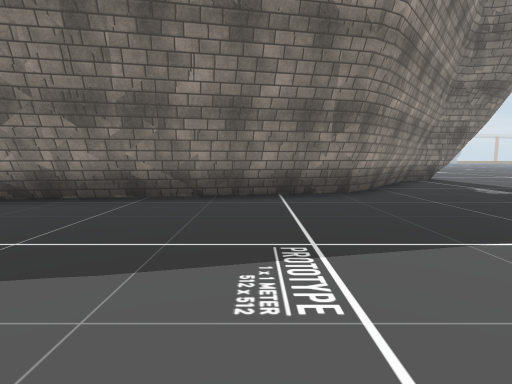
[1] (above)

19 first-person views from a walk through a scene from a Unity 3-D project. The camera is 1.4 m above the floor, tilts 6° down and sees 80° across. The floor is counted in squares, 2 m on a side. Each view is taken from the middle of a square. On the plan, view 1 faces up. The plan holds only what a view shows up to about 10 squares ahead; the rest is blank. The place goes on beyond the plan. The player character is not drawn. Some surface patterns are stand-ins.

[2]
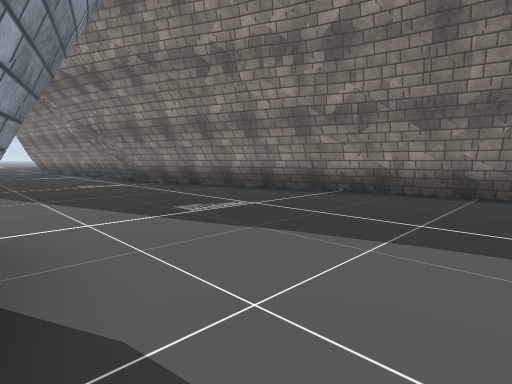

[3]
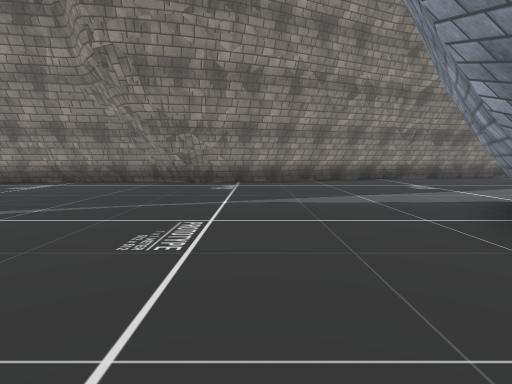

[4]
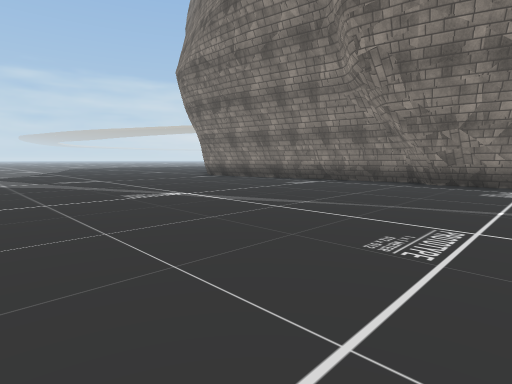

[5]
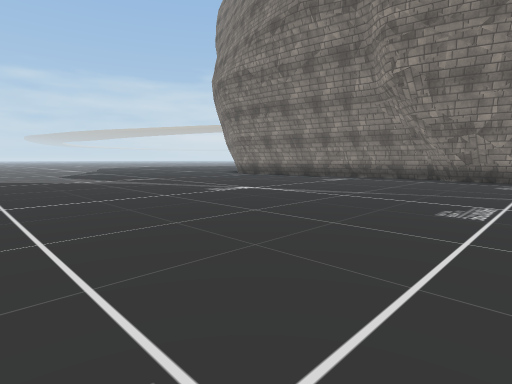

[6]
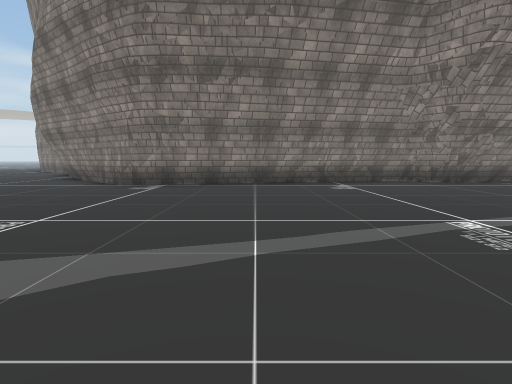

[7]
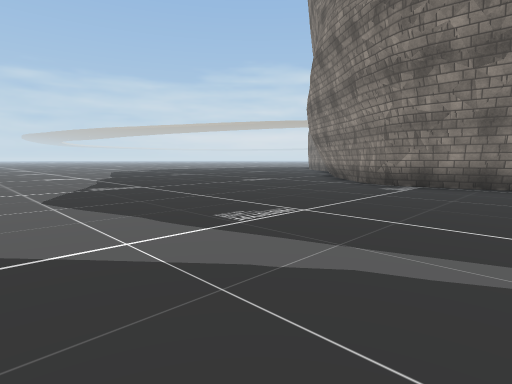

[8]
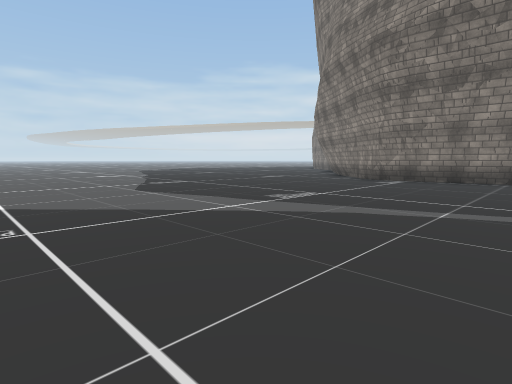

[9]
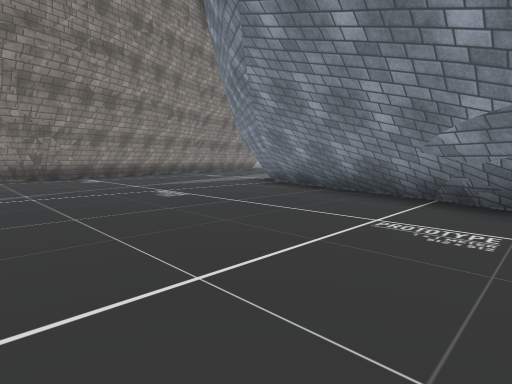

[10]
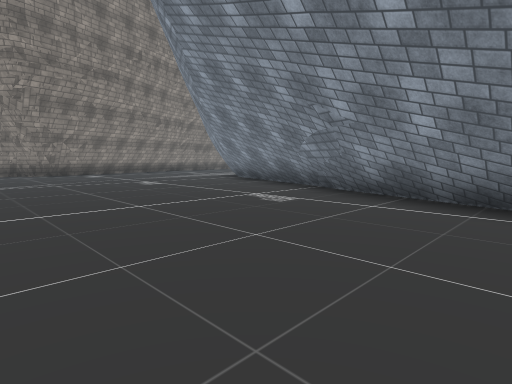

[11]
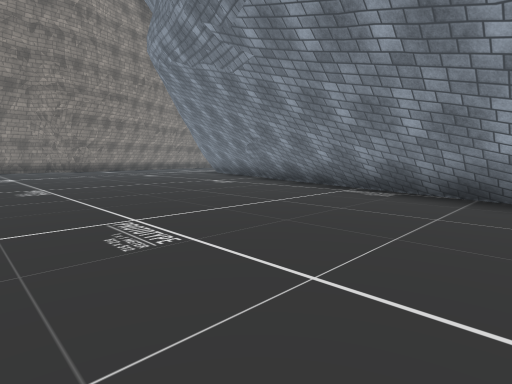

[12]
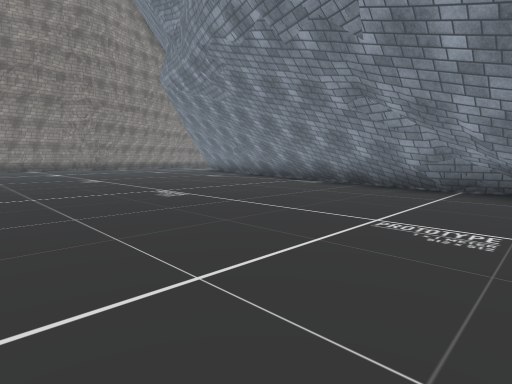

[13]
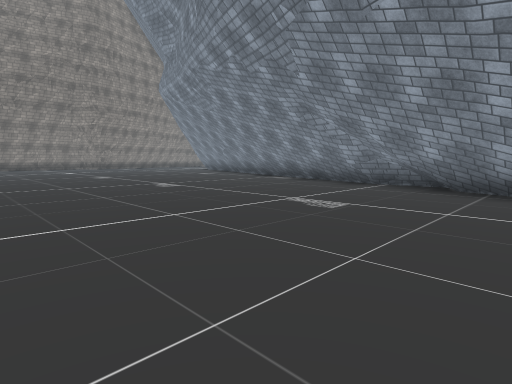

[14]
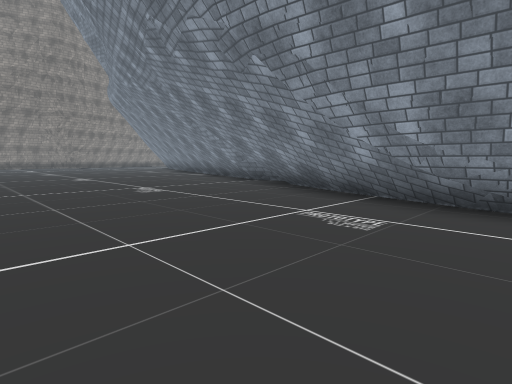

[15]
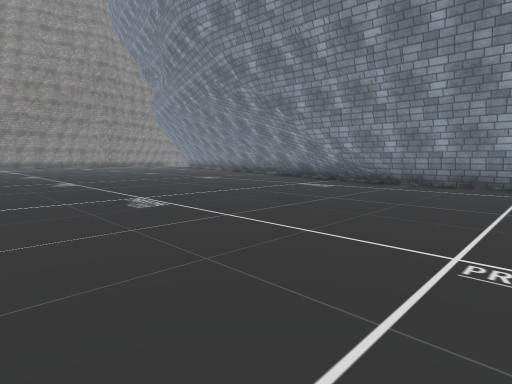

[16]
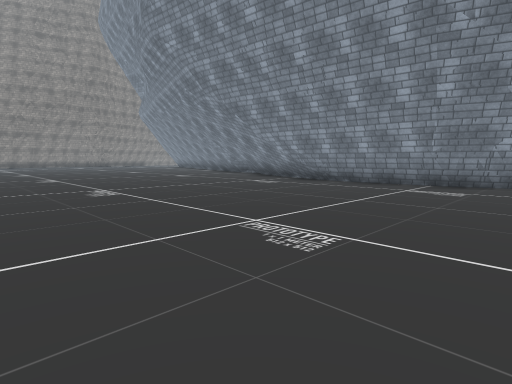

[17]
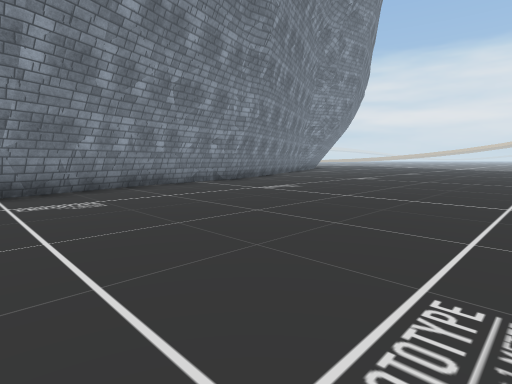

[18]
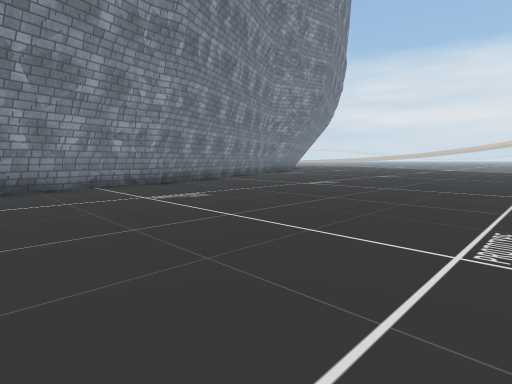

[19]
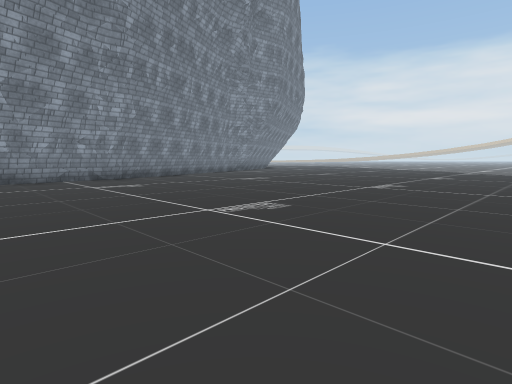

### Floor plan
Key: @ floor where view 1 was taken; # wall or solid block; . floor.
Columns run from 23 left of view 1 to 4 right of it. Each row starts with its distance up from view 1.
  9                           ##
  8                           #.
  7                          ##.
  6                     ######..
  5                 ######......
  4 ###     ##########..........
  3 ..########.####............
  2 ...##.....................
  1 .........................
  0 .......................@
 -1 .................. ## .
 -2 .................#
 -3 .................#
 -4 ................##
 -5 ................#
 -6 ................#
 -7 ................#
 -8   .............##
 -9      ..........#
-10      .........##
-11      .........#
-12      .........#
-13      ........##
-14      ........#
-15      ........#
-16   ...........#
-17   ..........##
-18   ..........##
-19   .........##
-20   .........##
-21   .........#
-22   ........##
-23  .........#
-24  .........#
-25  .........#
-26  .........#
-27  .........#
-28  .........#
-29  .........##
-30 ...........#
-31 ...........#
-32 ...........#
-33 ...........#
-34 ...........##
-35 ............#
-36  ...........#
-37  ..........
-38  .........
-39  ........
-40  .......

Positions as (right, up) in squares from view 1, and headings:
1: (0, 0), facing up
2: (-1, -1), facing up-left
3: (-9, -6), facing up
4: (-9, -6), facing up-left
5: (-9, -8), facing up-left
6: (-17, -6), facing up
7: (-17, -6), facing up-left
8: (-16, -8), facing up-left
9: (-13, -9), facing up-right
10: (-14, -12), facing up-right
11: (-16, -16), facing up-right
12: (-18, -19), facing up-right
13: (-19, -21), facing up-right
14: (-18, -25), facing up-right
15: (-22, -28), facing up-right
16: (-22, -30), facing up-right
17: (-20, -27), facing down-right
18: (-20, -30), facing down-right
19: (-23, -30), facing down-right
